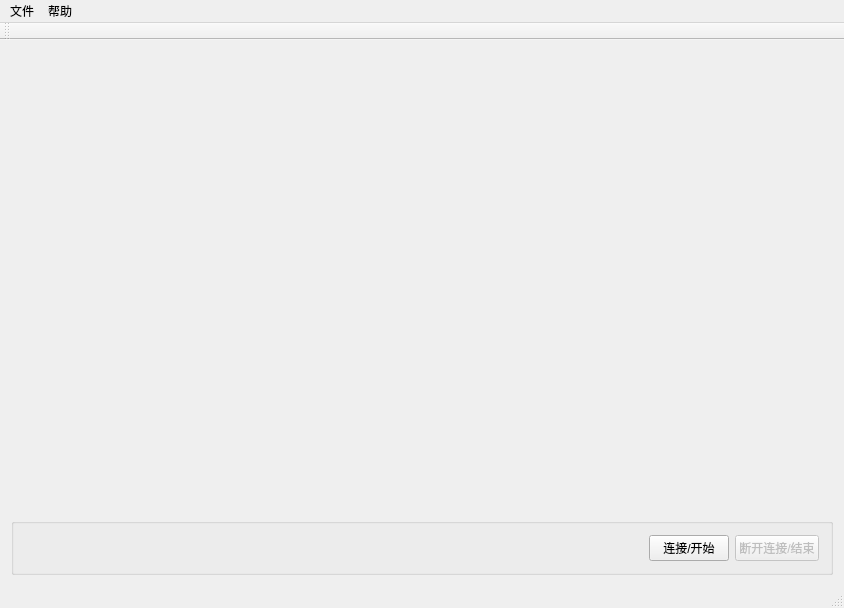
<?xml version="1.0" encoding="UTF-8"?>
<ui version="4.0">
 <class>BatteryQueryClass</class>
 <widget class="QMainWindow" name="BatteryQueryClass">
  <property name="geometry">
   <rect>
    <x>0</x>
    <y>0</y>
    <width>844</width>
    <height>608</height>
   </rect>
  </property>
  <property name="windowTitle">
   <string>钻孔电视——电量查询软件</string>
  </property>
  <widget class="QWidget" name="centralWidget">
   <layout class="QVBoxLayout" name="verticalLayout">
    <item>
     <widget class="QCustomPlot" name="customPlot" native="true"/>
    </item>
    <item>
     <widget class="QGroupBox" name="groupBox">
      <property name="sizePolicy">
       <sizepolicy hsizetype="Preferred" vsizetype="Fixed">
        <horstretch>0</horstretch>
        <verstretch>0</verstretch>
       </sizepolicy>
      </property>
      <property name="title">
       <string/>
      </property>
      <layout class="QHBoxLayout" name="horizontalLayout">
       <item>
        <spacer name="horizontalSpacer">
         <property name="orientation">
          <enum>Qt::Horizontal</enum>
         </property>
         <property name="sizeHint" stdset="0">
          <size>
           <width>40</width>
           <height>20</height>
          </size>
         </property>
        </spacer>
       </item>
       <item>
        <widget class="QPushButton" name="connectButton">
         <property name="text">
          <string>连接/开始</string>
         </property>
        </widget>
       </item>
       <item>
        <widget class="QPushButton" name="disconnectButton">
         <property name="enabled">
          <bool>false</bool>
         </property>
         <property name="text">
          <string>断开连接/结束</string>
         </property>
        </widget>
       </item>
      </layout>
     </widget>
    </item>
   </layout>
  </widget>
  <widget class="QMenuBar" name="menuBar">
   <property name="geometry">
    <rect>
     <x>0</x>
     <y>0</y>
     <width>844</width>
     <height>23</height>
    </rect>
   </property>
   <widget class="QMenu" name="fileMenu">
    <property name="title">
     <string>文件</string>
    </property>
    <addaction name="actionOpen"/>
    <addaction name="actionClose"/>
    <addaction name="actionSave"/>
    <addaction name="separator"/>
    <addaction name="actionExit"/>
   </widget>
   <widget class="QMenu" name="helpMenu">
    <property name="title">
     <string>帮助</string>
    </property>
    <addaction name="actionAbout"/>
   </widget>
   <addaction name="fileMenu"/>
   <addaction name="helpMenu"/>
  </widget>
  <widget class="QToolBar" name="mainToolBar">
   <attribute name="toolBarArea">
    <enum>TopToolBarArea</enum>
   </attribute>
   <attribute name="toolBarBreak">
    <bool>false</bool>
   </attribute>
  </widget>
  <widget class="QStatusBar" name="statusBar"/>
  <action name="actionOpen">
   <property name="text">
    <string>打开</string>
   </property>
  </action>
  <action name="actionClose">
   <property name="text">
    <string>关闭</string>
   </property>
  </action>
  <action name="actionAbout">
   <property name="text">
    <string>关于</string>
   </property>
  </action>
  <action name="actionSave">
   <property name="text">
    <string>另存为...</string>
   </property>
  </action>
  <action name="actionExit">
   <property name="text">
    <string>退出</string>
   </property>
  </action>
 </widget>
 <layoutdefault spacing="6" margin="11"/>
 <customwidgets>
  <customwidget>
   <class>QCustomPlot</class>
   <extends>QWidget</extends>
   <header>qcustomplot.h</header>
   <container>1</container>
  </customwidget>
 </customwidgets>
 <resources>
  <include location="batteryquery.qrc"/>
 </resources>
 <connections/>
</ui>
